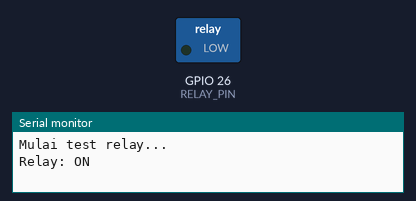
A sketch run on a simulated ESP32. On the bench: switched loads named in the sketch (green lamp = pin HIGH), the last lines printed to the serial monitor.

Above: at 1.0 s.
At 3.0 s:
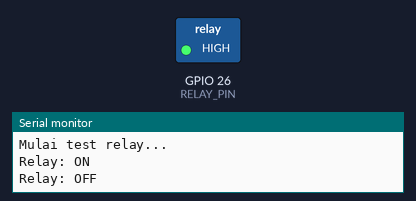
Timing chart, 0 to 5.2 s (numbered marks = the images above):
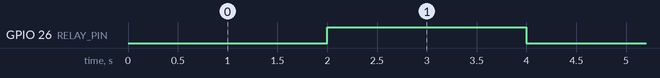

Measured:
- by itself, GPIO 26 (RELAY_PIN): alternates HIGH for 2.0 s and LOW for 2.0 s

The sketch:

test_relay.ino
```cpp
// ==== Test Relay dengan ESP32 ====

#define RELAY_PIN 26   // Ganti sesuai pin yang kamu pakai

// Beberapa modul relay aktif LOW (nyala saat pin LOW)
// Kalau relay kamu jenis Active LOW, ganti true jadi false di bawah
#define RELAY_ACTIVE_LOW true

void relayOn() {
  digitalWrite(RELAY_PIN, RELAY_ACTIVE_LOW ? LOW : HIGH);
}

void relayOff() {
  digitalWrite(RELAY_PIN, RELAY_ACTIVE_LOW ? HIGH : LOW);
}

void setup() {
  Serial.begin(115200);
  pinMode(RELAY_PIN, OUTPUT);
  relayOff(); // Pastikan relay mati saat pertama nyala
  Serial.println("Mulai test relay...");
}

void loop() {
  Serial.println("Relay: ON");
  relayOn();
  delay(2000);

  Serial.println("Relay: OFF");
  relayOff();
  delay(2000);
}
```
